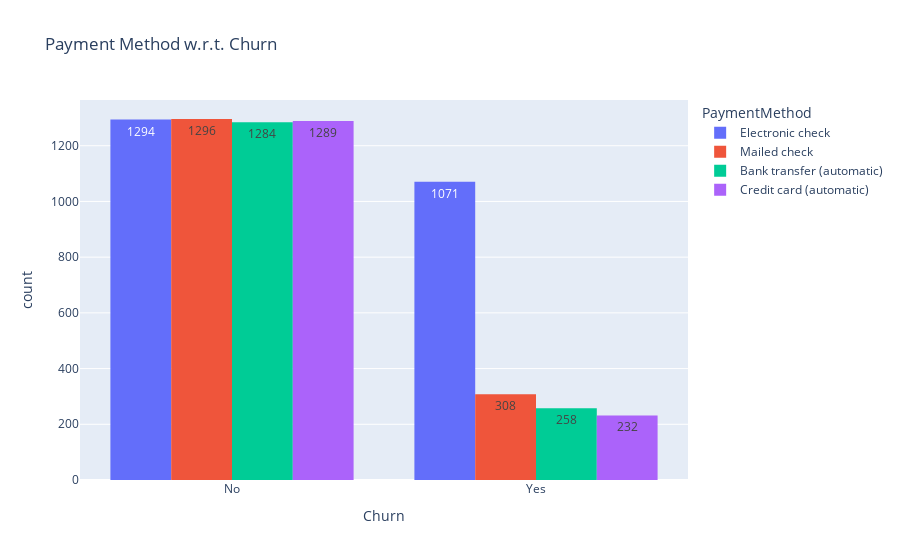

Notebook source saved alongside this figure:
### Code cell
fig = px.histogram(
    data_frame = df,
    x = "Churn",
    color = "PaymentMethod",
    barmode = "group",
    title = "Payment Method w.r.t. Churn",
    text_auto = True
)

fig.show()

### Figure 1 — Plotly figure (JSON) as saved in the notebook; plotly's stock layout.template omitted (floating-point values rounded to 4 significant figures; data arrays with more than 128 entries replaced by an {"elided": "..."} marker saying what was removed)
{"data": [{"alignmentgroup": "True", "bingroup": "x", "hovertemplate": "PaymentMethod=Electronic check<br>Churn=%{x}<br>count=%{y}<extra></extra>", "legendgroup": "Electronic check", "marker": {"color": "#636efa", "pattern": {"shape": ""}}, "name": "Electronic check", "offsetgroup": "Electronic check", "orientation": "v", "showlegend": true, "texttemplate": "%{value}", "type": "histogram", "x": {"elided": "2365 str values"}, "xaxis": "x", "yaxis": "y"}, {"alignmentgroup": "True", "bingroup": "x", "hovertemplate": "PaymentMethod=Mailed check<br>Churn=%{x}<br>count=%{y}<extra></extra>", "legendgroup": "Mailed check", "marker": {"color": "#EF553B", "pattern": {"shape": ""}}, "name": "Mailed check", "offsetgroup": "Mailed check", "orientation": "v", "showlegend": true, "texttemplate": "%{value}", "type": "histogram", "x": {"elided": "1604 str values"}, "xaxis": "x", "yaxis": "y"}, {"alignmentgroup": "True", "bingroup": "x", "hovertemplate": "PaymentMethod=Bank transfer (automatic)<br>Churn=%{x}<br>count=%{y}<extra></extra>", "legendgroup": "Bank transfer (automatic)", "marker": {"color": "#00cc96", "pattern": {"shape": ""}}, "name": "Bank transfer (automatic)", "offsetgroup": "Bank transfer (automatic)", "orientation": "v", "showlegend": true, "texttemplate": "%{value}", "type": "histogram", "x": {"elided": "1542 str values"}, "xaxis": "x", "yaxis": "y"}, {"alignmentgroup": "True", "bingroup": "x", "hovertemplate": "PaymentMethod=Credit card (automatic)<br>Churn=%{x}<br>count=%{y}<extra></extra>", "legendgroup": "Credit card (automatic)", "marker": {"color": "#ab63fa", "pattern": {"shape": ""}}, "name": "Credit card (automatic)", "offsetgroup": "Credit card (automatic)", "orientation": "v", "showlegend": true, "texttemplate": "%{value}", "type": "histogram", "x": {"elided": "1521 str values"}, "xaxis": "x", "yaxis": "y"}], "layout": {"barmode": "group", "legend": {"title": {"text": "PaymentMethod"}, "tracegroupgap": 0}, "title": {"text": "Payment Method w.r.t. Churn"}, "xaxis": {"anchor": "y", "domain": [0, 1], "title": {"text": "Churn"}}, "yaxis": {"anchor": "x", "domain": [0, 1], "title": {"text": "count"}}}}
